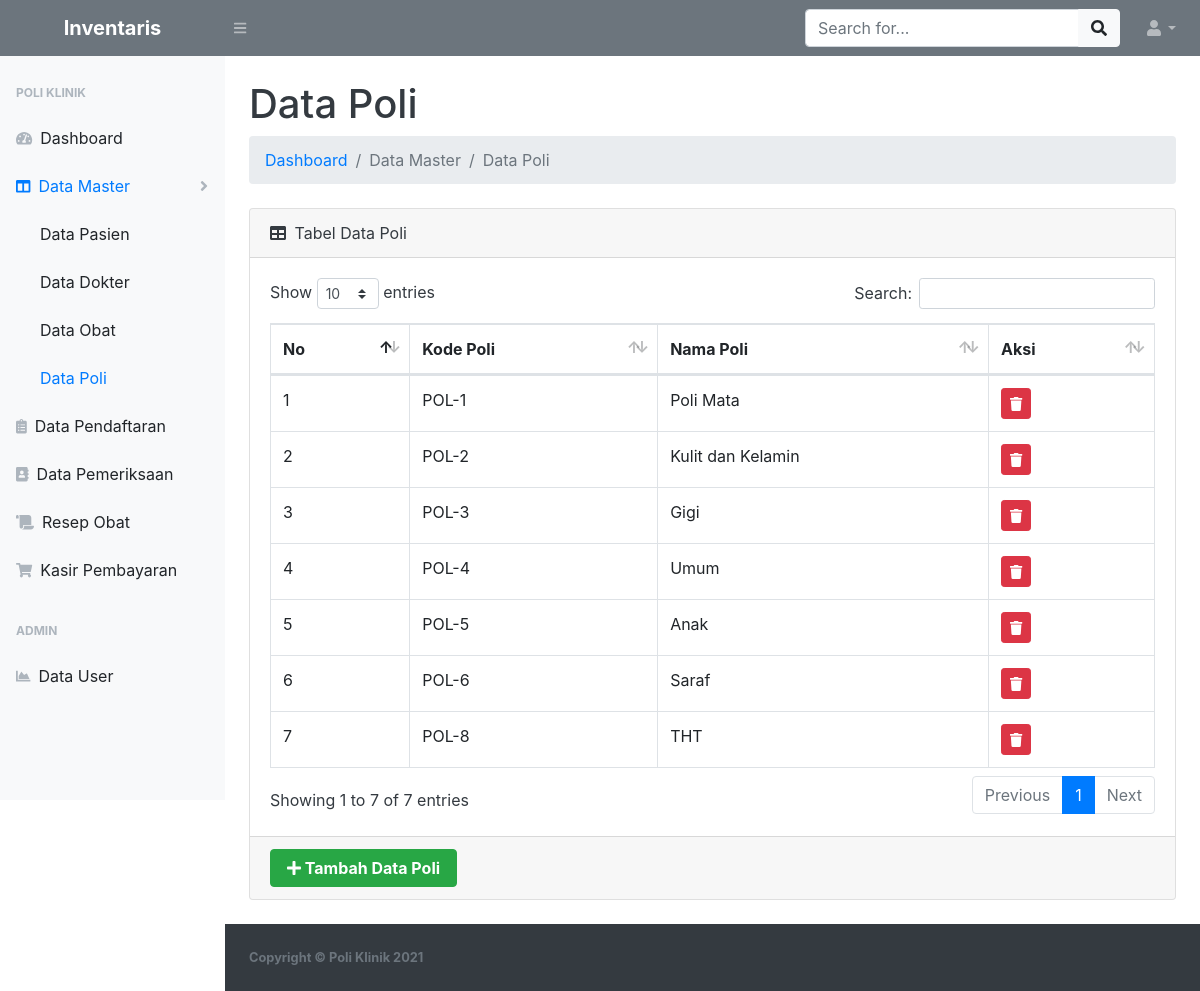
Screenshot of /data-master/data-poli/poli.php (signed in) with the database file from the repository.
### tables this page shows
CREATE TABLE `tb_poli` (
  `id_poli` int NOT NULL,
  `kd_poli` varchar(10) NOT NULL,
  `nm_poli` varchar(30) NOT NULL
);

### data-master/data-poli/poli.php (the view, shortened to what this page needs)
<?php
include '../../koneksi.php';
?>
<!DOCTYPE html>
<html lang="en">
<head>
    <link href="../../assets/css/styles.css" rel="stylesheet" />
    <link href="../../assets/css/dataTables.bootstrap4.min.css" rel="stylesheet" />
</head>
<body class="sb-nav-fixed">
    <?php include "../../includes/navbar.php"; ?>
    <div id="layoutSidenav">
        <div id="layoutSidenav_nav">
            <nav class="sb-sidenav accordion sb-sidenav-light" id="sidenavAccordion">
                <div class="sb-sidenav-menu">
                    <div class="nav">
                        <div class="sb-sidenav-menu-heading">Poli Klinik</div>
                        <a class="nav-link" href="../../index.php">
                            <div class="sb-nav-link-icon"><i class="fas fa-tachometer-alt"></i></div>
                            Dashboard
                        </a>
                        <?php if ($_SESSION["jabatan"] == 'admin') : ?>
                            <a class="nav-link collapsed active" href="#" data-toggle="collapse" data-target="#data-master" aria-expanded="false" aria-controls="data-master">
                                <div class="sb-nav-link-icon"><i class="fas fa-columns"></i></div>
                                Data Master
                                <div class="sb-sidenav-collapse-arrow"><i class="fas fa-angle-down"></i></div>
                            </a>
                            <div class="collapse show" id="data-master" aria-labelledby="headingOne" data-parent="#sidenavAccordion">
                                <nav class="sb-sidenav-menu-nested nav">
                                    <a class="nav-link" href="../data-pasien/pasien.php">Data Pasien</a>
                                    <a class="nav-link" href="../data-dokter/dokter.php">Data Dokter</a>
                                    <a class="nav-link" href="../data-obat/obat.php">Data Obat</a>
                                    <a class="nav-link active" href="poli.php">Data Poli</a>
                                </nav>
                            </div>
                            <a class="nav-link" href="../../data-pendaftaran/pendaftaran.php">
                                <div class="sb-nav-link-icon"><i class="fas fa-clipboard-list"></i></div>
                                Data Pendaftaran
                            </a>
                            <a class="nav-link" href="../../data-pemeriksaan/pemeriksaan.php">
                                <div class="sb-nav-link-icon"><i class="fas fa-address-book"></i></div>
                                Data Pemeriksaan
                            </a>
                            <a class="nav-link" href="../../data-resep/resep.php">
                                <div class="sb-nav-link-icon"><i class="fas fa-scroll"></i></div>
                                Resep Obat
                            </a>
                            <a class="nav-link" href="../../data-pembayaran/pembayaran.php">
                                <div class="sb-nav-link-icon"><i class="fas fa-shopping-cart"></i></div>
                                Kasir Pembayaran
                            </a>
                            <div class="sb-sidenav-menu-heading">Admin</div>
                            <a class="nav-link" href="../../user.php">
                                <div class="sb-nav-link-icon"><i class="fas fa-chart-area"></i></div>
                                Data User
                            </a>
                        <?php endif; ?>
                    </div>
                </div>
            </nav>
        </div>
        <div id="layoutSidenav_content" class="bg-white text-dark">
            <main>
                <div class="container-fluid">
                    <h1 class="mt-4">Data Poli</h1>
                    <ol class="breadcrumb mb-4">
                        <li class="breadcrumb-item"><a href="../../index.php" class="text-decoration-none">Dashboard</a></li>
                        <li class="breadcrumb-item active">Data Master</li>
                        <li class="breadcrumb-item active">Data Poli</li>
                    </ol>
                    <div class="card mb-4">
                        <div class="card-header">
                            <i class="fas fa-table mr-1"></i>
                            Tabel Data Poli
                        </div>
                        <div class="card-body">
                            <div class="table-responsive">
                                <table class="table table-bordered" id="dataTable" width="100%" cellspacing="0">
                                    <thead>
                                        <tr>
                                            <th>No</th>
                                            <th>Kode Poli</th>
                                            <th>Nama Poli</th>
                                            <th>Aksi</th>
                                        </tr>
                                    </thead>
                                    <tbody>
                                        <?php $nomor = 1; ?>
                                        <?php $ambil = $koneksi->query("SELECT * FROM tb_poli"); ?>
                                        <?php while ($pecah = $ambil->fetch_assoc()) { ?>
                                            <tr>
                                                <td><?php echo $nomor; ?></td>
                                                <td><?php echo $pecah['kd_poli']; ?></td>
                                                <td><?php echo $pecah['nm_poli']; ?></td>
                                                <td>
                                                    <a href="poli_hapus.php?&id_poli=<?php echo $pecah['id_poli']; ?>" class="btn-danger btn-sm btn">
                                                        <i class="fas fa-trash"></i>
                                                    </a>
                                                </td>
                                            </tr>
                                            <?php $nomor++; ?>
                                        <?php } ?>
                                    </tbody>
                                </table>
                            </div>
                        </div>
                        <div class="card-footer">
                            <a href="poli_tambah.php" class="btn-success btn px-3 font-weight-bold"><i class="fas fa-plus"></i> Tambah Data Poli</a>
                        </div>
                    </div>
                </div>
            </main>
            <footer class="py-4 bg-dark mt-auto">
                <div class="container-fluid">
                    <div class="d-flex align-items-center justify-content-between small">
                        <div class="text-muted font-weight-bold">Copyright &copy; Poli Klinik 2021</div>
                    </div>
                </div>
            </footer>
        </div>
    </div>
</body>
</html>

### rows the page displays
tb_poli: kd_poli "POL-1", nm_poli "Poli Mata"
tb_poli: kd_poli "POL-2", nm_poli "Kulit dan Kelamin"
tb_poli: kd_poli "POL-3", nm_poli "Gigi"
tb_poli: kd_poli "POL-4", nm_poli "Umum"
tb_poli: kd_poli "POL-5", nm_poli "Anak"
tb_poli: kd_poli "POL-6", nm_poli "Saraf"
tb_poli: kd_poli "POL-8", nm_poli "THT"
